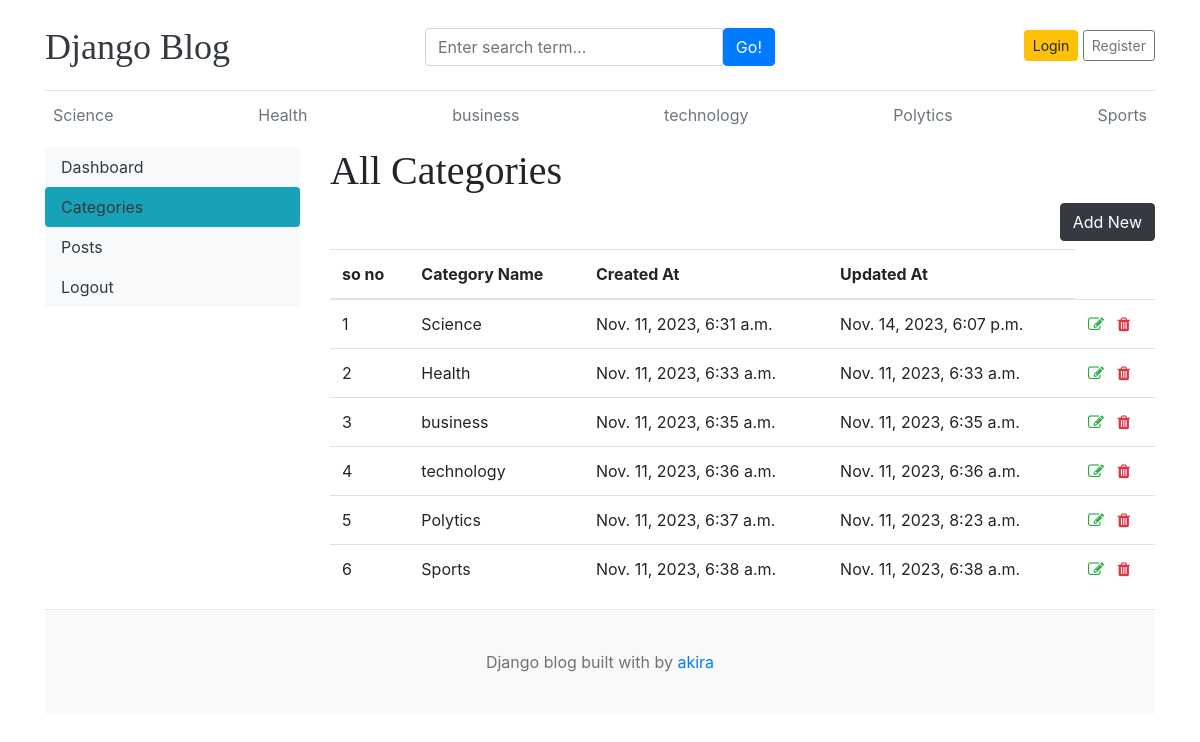
/dashboards/categories/, run on the app's committed database.
### blog/models.py (models this page shows)
class Category(models.Model):
    category_name=models.CharField(max_length=50,unique=True)
    create_at=models.DateTimeField(auto_now_add=True)
    updated_at=models.DateTimeField(auto_now=True)
    class Meta:
        verbose_name_plural='categories'
    def __str__(self):
        return self.category_name

### dashboards/views.py (the view)
# urls.py: path('categories/',views.categories,name='categories'),
def categories(request):
    return render(request,'dashboard/categories.html')

### blog/context_processors.py (called while the page is built)
def  get_categories(request):
    categories=Category.objects.all()
    return dict(categories=categories)

def get_social_links(request):
    social_links=SocialLink.objects.all()
    return dict(social_links=social_links)

### templates/dashboard/categories.html (shortened to what this page needs)
{% extends 'base.html' %}
{% block content %}
<div class="row">
    {% include 'dashboard/sidebar.html' %}
    <div class="col-md-9">
        <h1>All Categories</h1>
        <a href="{% url "add_category" %}" class="btn btn-dark float-right mb-2">Add New</a>
        <table class="table table-hover">
            <thead>
                <tr>
                    <th scope="col">so no</th>
                    <th scope="col">Category Name</th>
                    <th scope="col">Created At</th>
                    <th scope="col">Updated At</th>
                </tr>
                <tbody>
                    {% for cat in categories %}
                    <tr>
                        <td>{{forloop.counter}} </td>
                        <td>{{cat}} </td>
                        <td>{{cat.create_at}} </td>
                        <td>{{cat.updated_at}} </td>
                        <td>
                            <a href="{% url 'edit_category' cat.id %}"><i class="fa fa-edit text-success"></i></a>
                            <a href="{% url 'delete_category' cat.id %}"><i class="fa fa-trash text-danger"></i></a>
                        </td>
                    </tr>
                    {% endfor %}
                </tbody>
            </thead>
        </table>
    </div>
</div>
{% endblock %}

### templates/base.html (shortened to what this page needs)
{% load static %}
<!DOCTYPE html>
<html lang="en">
<head>
    <link href="https://getbootstrap.com/docs/4.0/dist/css/bootstrap.min.css" rel="stylesheet">
    <link rel="stylesheet" href="{% static 'css/blog.css' %}">
    <link rel="stylesheet" href="https://cdnjs.cloudflare.com/ajax/libs/font-awesome/4.7.0/css/font-awesome.min.css">
  </head>
<body>
    <div class="container">
      <header class="blog-header py-3">
        <div class="row flex-nowrap justify-content-between align-items-center">
          <div class="col-4 pt-1">
            <a class="blog-header-logo text-dark" href="/">Django Blog</a>
          </div>
          <div class="col-4 pt-1">
            <form action="{% url "search" %}" method="GET">
              <div class="input-group">
                <input value="{{keyword}}" name="keyword" class="form-control" type="text" placeholder="Enter search term..." aria-label="Enter search term..." aria-describedby="button-search" />
                <button type="submit" class="btn btn-primary" id="button-search" type="button">Go!</button>
              </div>
            </form>
          </div>
          <div class="col-4 d-flex justify-content-end align-items-center">
            {% if not user.is_authenticated %}
            <a class="btn btn-sm btn-warning" href="{% url "login" %}">Login</a>  &nbsp;
            <a class="btn btn-sm btn-outline-secondary" href="register">Register</a>
          </div>
          {% else %}
          <button class="btn btn-outline-warning"><span><a href="{% url "dashboard" %}">Dashboard and Add more Blogs </a></span></button>
          &emsp;
          <button class="btn btn-outline-warning" style="color: white;"><span><a href="{% url "logout" %}">Logout</a></span></button>
          {% endif %}
        </div>
      </header>
      <div class="nav-scroller py-1 mb-2">
        <nav class="nav d-flex justify-content-between">
          {% for cat in categories %}
          <a class="p-2 text-muted" href="{% url 'posts_by_category' cat.id %}">{{cat.category_name}}</a>
          {% endfor %}
        </nav>
      </div>
    {% block content %}
    {% endblock  %}
  <footer class="blog-footer">
    <p>Django blog built with   by <a href="#">akira</a></p>
  </footer>
  </body>
</html>

### project1/static/css/blog.css (style rules this page uses)
.blog-header { border-bottom: 1px solid #e5e5e5; }
.blog-header-logo { font-family: "Playfair Display", Georgia, "Times New Roman", serif; font-size: 2.25rem; }
h1, h2, h3, h4, h5, h6 { font-family: "Playfair Display", Georgia, "Times New Roman", serif; }
.blog-footer { padding: 2.5rem 0; color: #727272; text-align: center; background-color: #f9f9f9; border-top: .05rem solid #e5e5e5; }
.blog-footer p:last-child { margin-bottom: 0; }

### data on the page
Category: category_name "Science", create_at "Nov. 11, 2023, 6:31 a.m.", updated_at "Nov. 14, 2023, 6:07 p.m."
Category: category_name "Health", create_at "Nov. 11, 2023, 6:33 a.m.", updated_at "Nov. 11, 2023, 6:33 a.m."
Category: category_name "business", create_at "Nov. 11, 2023, 6:35 a.m.", updated_at "Nov. 11, 2023, 6:35 a.m."
Category: category_name "technology", create_at "Nov. 11, 2023, 6:36 a.m.", updated_at "Nov. 11, 2023, 6:36 a.m."
Category: category_name "Polytics", create_at "Nov. 11, 2023, 6:37 a.m.", updated_at "Nov. 11, 2023, 8:23 a.m."
Category: category_name "Sports", create_at "Nov. 11, 2023, 6:38 a.m.", updated_at "Nov. 11, 2023, 6:38 a.m."
